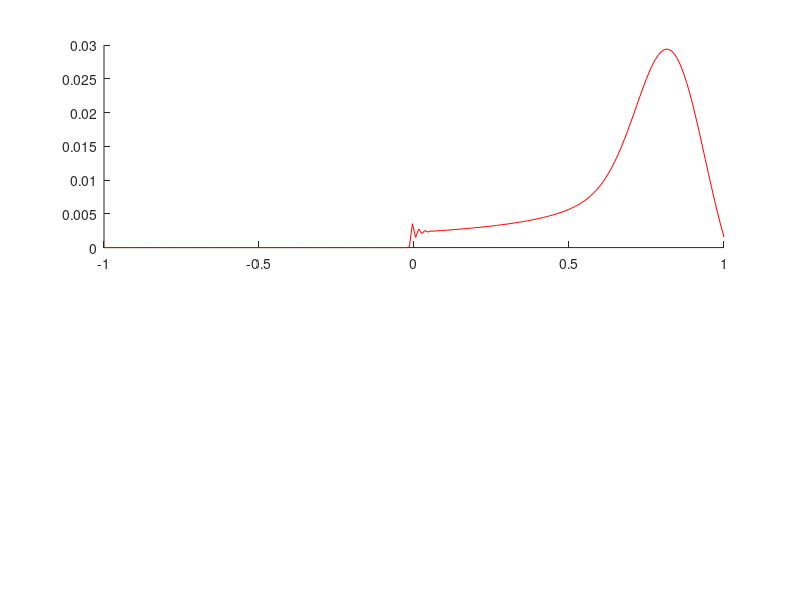

The MATLAB source for this figure: (Note: this script raises an error after producing the figure.)
%%% Command to run
clear;clc
v_o = linspace(-1.0,1.0,200);

SEE  = 0.38*1.05/100;
S_IE = 0.38*1.05/100;
SEI  = 0.0363*1.05/100;
S_II = 0.0363*1.05/100;

L_EE = 0.0102*1.28/100;
L_IE = 0.0612*1.28/100;
NE = 100;NI = 100;
N_neuron_fire_first = 2;
% RECORDING
L_E = zeros(length(SEE),length(SEI));L_I = L_E;
L_E_max = L_E; L_I_max = L_I;
M1s_val = L_E; M2s_val = L_E; Ds_val = L_E;
load 20180903184415rhov.mat
rho_o = rhovE(1,:);rho_ln_o = rhovI(1,:);
rEp   = rhovE(2,:);rIp      = rhovI(2,:);
figure(1); 
subplot(2,1,1);
plot(v_o,rho_o,'r',v_o,rho_ln_o,'B');
subplot(2,1,2);
plot(v_o,rEp,'r',v_o,rIp,'B');
mEY = 3.11*0.76; mIY = 2.36*0.76;
recIEE_LR = 0; recIIE_LR = 0;
v_org = v_o;
for loop = 1:1:9
    loop,
for i = 1:1:length(SEE)
    for j = 1:1:length(SEI)
    S_EE = SEE(i); S_EI = SEI(j);
    S_IE = 1.0*S_EE; S_II = S_EI;
    [L_E,L_I,L_E_max,L_I_max,M1s_val,M2s_val,Ds_val,rho_o,rho_ln_o,v_o] = Total_FPT_2D_SDE_Solver(v_o,rho_o,rho_ln_o,S_EE,S_IE,S_EI,S_II,NE,NI,N_neuron_fire_first);
    v_o = (v_o)'; rho_o = (rho_o)';rho_ln_o = (rho_ln_o)';L_E = L_E + N_neuron_fire_first;  rEp = rEp';rIp = rIp';
    L_E,L_I
    pause;
    [mE_ra,mI_ra,rE,rI,rEp,rIp,recIEE_LR,recIIE_LR,mEp_ra,mIp_ra] = Total_Normal_2D_SDE_Solver(v_o,rho_o,rho_ln_o,S_EE,S_IE,S_EI,S_II,NE,NI,mEY,mIY,L_E,L_I,L_EE,L_IE,rEp,rIp,recIEE_LR,recIIE_LR);
    v_o = (v_o)'; rho_o = (rE)';rho_ln_o = (rI)'; rEp = rEp';rIp = rIp';
    figure(1);   
    subplot(2,1,1);%hold on;
    plot(v_org,rho_o,'.-r',v_o,rho_ln_o,'.-B'); 
    ylim([0.0,0.04]);
    subplot(2,1,2);%hold on;
    plot(v_o,rEp,'.-r',v_o,rIp,'.-B');
    ylim([0.0,0.04]);
    pause;    
    end
end
end



